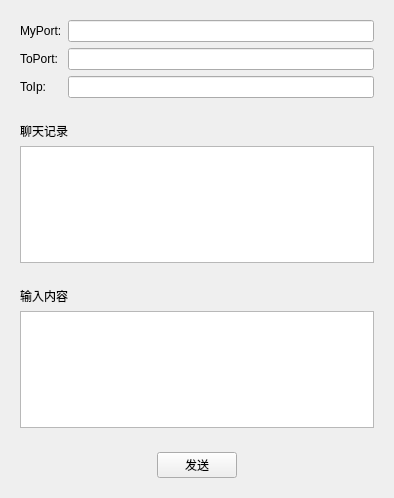
<?xml version="1.0" encoding="UTF-8"?>
<ui version="4.0">
 <class>udp2</class>
 <widget class="QWidget" name="udp2">
  <property name="geometry">
   <rect>
    <x>0</x>
    <y>0</y>
    <width>394</width>
    <height>498</height>
   </rect>
  </property>
  <property name="windowTitle">
   <string>Form</string>
  </property>
  <layout class="QVBoxLayout" name="verticalLayout_3">
   <item>
    <widget class="QWidget" name="widget" native="true">
     <layout class="QGridLayout" name="gridLayout">
      <item row="0" column="0">
       <widget class="QLabel" name="label">
        <property name="text">
         <string>MyPort:</string>
        </property>
       </widget>
      </item>
      <item row="0" column="1">
       <widget class="QLineEdit" name="myPort"/>
      </item>
      <item row="1" column="0">
       <widget class="QLabel" name="label_2">
        <property name="text">
         <string>ToPort:</string>
        </property>
       </widget>
      </item>
      <item row="1" column="1">
       <widget class="QLineEdit" name="toPort"/>
      </item>
      <item row="2" column="0">
       <widget class="QLabel" name="label_3">
        <property name="text">
         <string>ToIp:</string>
        </property>
       </widget>
      </item>
      <item row="2" column="1">
       <widget class="QLineEdit" name="toIp"/>
      </item>
     </layout>
    </widget>
   </item>
   <item>
    <widget class="QWidget" name="widget_2" native="true">
     <layout class="QVBoxLayout" name="verticalLayout">
      <item>
       <widget class="QLabel" name="label_4">
        <property name="text">
         <string>聊天记录</string>
        </property>
       </widget>
      </item>
      <item>
       <widget class="QTextEdit" name="record">
        <property name="readOnly">
         <bool>true</bool>
        </property>
       </widget>
      </item>
     </layout>
    </widget>
   </item>
   <item>
    <widget class="QWidget" name="widget_3" native="true">
     <layout class="QVBoxLayout" name="verticalLayout_2">
      <item>
       <widget class="QLabel" name="label_5">
        <property name="text">
         <string>输入内容</string>
        </property>
       </widget>
      </item>
      <item>
       <widget class="QTextEdit" name="input"/>
      </item>
     </layout>
    </widget>
   </item>
   <item>
    <widget class="QWidget" name="widget_4" native="true">
     <layout class="QHBoxLayout" name="horizontalLayout">
      <item>
       <spacer name="horizontalSpacer">
        <property name="orientation">
         <enum>Qt::Horizontal</enum>
        </property>
        <property name="sizeHint" stdset="0">
         <size>
          <width>40</width>
          <height>20</height>
         </size>
        </property>
       </spacer>
      </item>
      <item>
       <widget class="QPushButton" name="send">
        <property name="text">
         <string>发送</string>
        </property>
       </widget>
      </item>
      <item>
       <spacer name="horizontalSpacer_2">
        <property name="orientation">
         <enum>Qt::Horizontal</enum>
        </property>
        <property name="sizeHint" stdset="0">
         <size>
          <width>40</width>
          <height>20</height>
         </size>
        </property>
       </spacer>
      </item>
     </layout>
    </widget>
   </item>
  </layout>
 </widget>
 <resources/>
 <connections/>
</ui>
